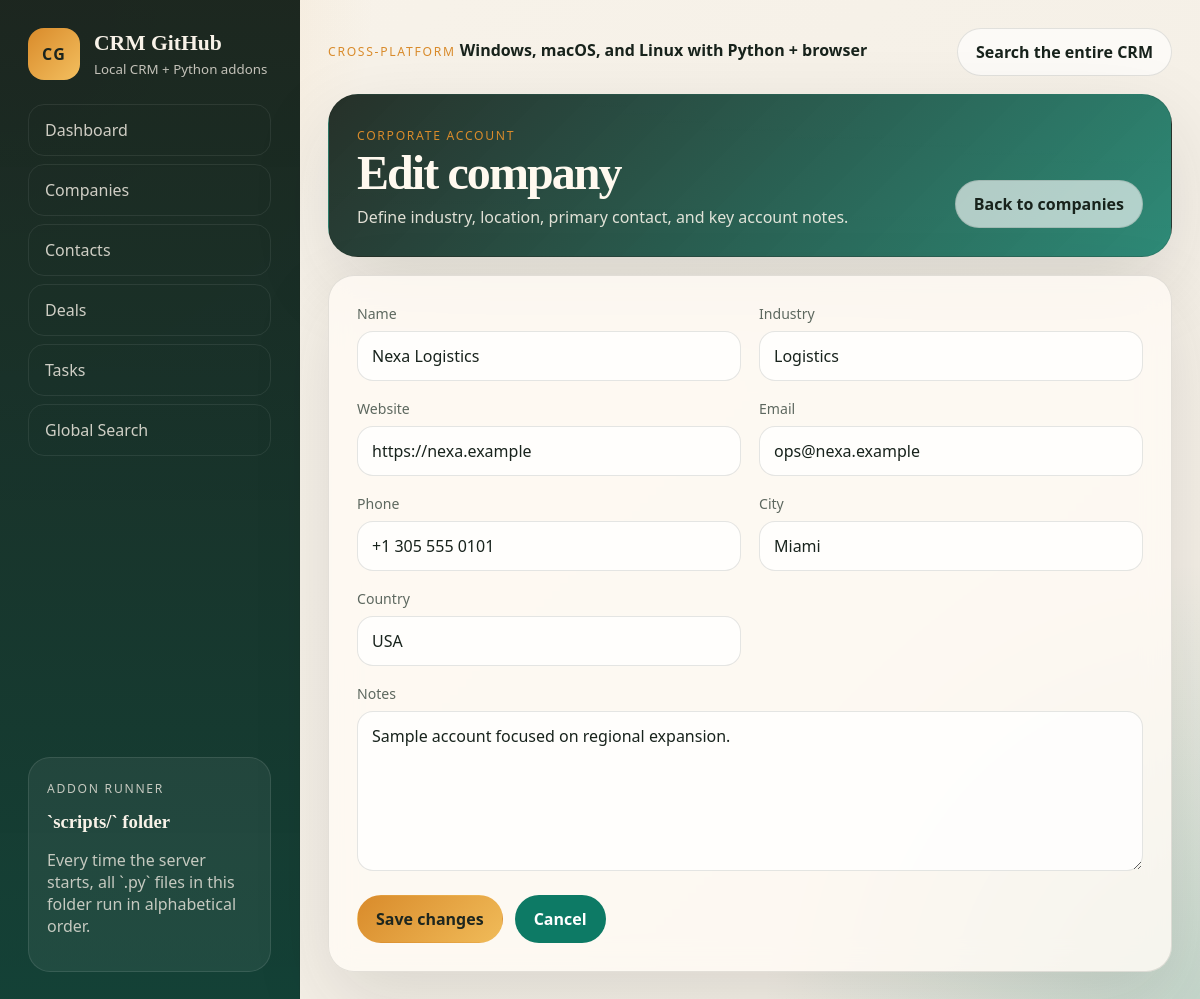
/companies/1/edit, run on the app's committed database.
### tables this page shows
CREATE TABLE companies (
    id INTEGER PRIMARY KEY AUTOINCREMENT,
    name TEXT NOT NULL,
    industry TEXT,
    website TEXT,
    email TEXT,
    phone TEXT,
    city TEXT,
    country TEXT,
    notes TEXT,
    created_at TEXT NOT NULL DEFAULT CURRENT_TIMESTAMP
);

### crm/routes.py (the view, shortened to what this page needs)
@bp.route("/companies/<int:company_id>/edit", methods=["GET", "POST"])
def edit_company(company_id: int):
    company = db.get_company(database_path(), company_id)
    if not company:
        flash("Company does not exist.", "error")
        return redirect(url_for("crm.companies"))
    return render_template("company_form.html", company=company)

### crm/db.py (called while the page is built)
def connect(database_path: str | Path) -> sqlite3.Connection:
    connection = sqlite3.connect(str(database_path))
    connection.row_factory = sqlite3.Row
    connection.execute("PRAGMA foreign_keys = ON")
    return connection

def query_one(database_path: str | Path, sql: str, params: tuple[Any, ...] = ()) -> dict | None:
    with connect(database_path) as connection:
        row = connection.execute(sql, params).fetchone()
    return dict(row) if row else None

def get_company(database_path: str | Path, company_id: int) -> dict | None:
    return query_one(database_path, "SELECT * FROM companies WHERE id = ?", (company_id,))

### crm/routes.py (called while the page is built)
def database_path() -> str:
    return current_app.config["DATABASE"]

### crm/templates/company_form.html (shortened to what this page needs)
{% extends "base.html" %}
{% block hero %}
  <section class="hero-card">
    <div>
      <p class="eyebrow">Corporate account</p>
      <h1>{% if company %}Edit company{% else %}New company{% endif %}</h1>
      <p>Define industry, location, primary contact, and key account notes.</p>
    </div>
    <div class="hero-actions">
      <a class="button ghost" href="{{ url_for('crm.companies') }}">Back to companies</a>
    </div>
  </section>
{% endblock %}
{% block content %}
  <section class="panel form-panel full-span">
    <form class="form-grid" method="post">
      <label class="field">
        <span>Name</span>
        <input type="text" name="name" value="{{ company.name if company else '' }}" required>
      </label>
      <label class="field">
        <span>Industry</span>
        <input type="text" name="industry" value="{{ company.industry if company else '' }}">
      </label>
      <label class="field">
        <span>Website</span>
        <input type="url" name="website" value="{{ company.website if company else '' }}" placeholder="https://">
      </label>
      <label class="field">
        <span>Email</span>
        <input type="email" name="email" value="{{ company.email if company else '' }}">
      </label>
      <label class="field">
        <span>Phone</span>
        <input type="text" name="phone" value="{{ company.phone if company else '' }}">
      </label>
      <label class="field">
        <span>City</span>
        <input type="text" name="city" value="{{ company.city if company else '' }}">
      </label>
      <label class="field">
        <span>Country</span>
        <input type="text" name="country" value="{{ company.country if company else '' }}">
      </label>
      <label class="field full">
        <span>Notes</span>
        <textarea name="notes" rows="6">{{ company.notes if company else '' }}</textarea>
      </label>
      <div class="form-actions full">
        <button class="button primary" type="submit">{% if company %}Save changes{% else %}Create company{% endif %}</button>
        <a class="button secondary" href="{{ url_for('crm.companies') }}">Cancel</a>
      </div>
    </form>
  </section>
{% endblock %}

### crm/static/styles.css (style rules this page uses)
:root { --bg: #f3eee5; --bg-strong: #e7decc; --panel: rgba(255, 251, 245, 0.82); --panel-strong: #fff8ef; --line: rgba(38, 41, 35, 0.12); --ink: #18231c; --muted: #5d685f; --accent: #0d7a65; --accent-strong: #095947; --accent-soft: rgba(13, 122, 101, 0.12); --sun: #d98b2b; --danger: #c45435; --danger-soft: rgba(196, 84, 53, 0.14); --shadow: 0 28px 80px rgba(31, 37, 29, 0.12); }
* { box-sizing: border-box; }
html { scroll-behavior: smooth; }
body { margin: 0; min-height: 100vh; color: var(--ink); font-family: "Avenir Next", "Segoe UI", "Trebuchet MS", sans-serif; background: radial-gradient(circle at top left, rgba(217, 139, 43, 0.22), transparent 24%), radial-gradient(circle at bottom right, rgba(13, 122, 101, 0.2), transparent 28%), linear-gradient(135deg, #f8f3ea, var(--bg)); }
a { color: inherit; text-decoration: none; }
button, input, select, textarea { font: inherit; }
.eyebrow { display: inline-block; margin: 0 0 6px; font-size: 0.76rem; text-transform: uppercase; letter-spacing: 0.14em; color: var(--sun); }
.hero-card { border: 1px solid var(--line); border-radius: 30px; padding: 28px; background: linear-gradient(135deg, rgba(24, 35, 28, 0.94), rgba(13, 122, 101, 0.86)), linear-gradient(180deg, rgba(255, 255, 255, 0.08), transparent); color: #fff9ef; display: flex; justify-content: space-between; align-items: end; gap: 24px; box-shadow: var(--shadow); }
.hero-card h1 { margin: 0 0 10px; font-size: clamp(2rem, 4vw, 3.35rem); line-height: 0.95; letter-spacing: -0.04em; font-family: "Iowan Old Style", "Palatino Linotype", serif; }
.hero-card p:last-child { margin: 0; max-width: 58ch; color: rgba(255, 249, 239, 0.86); }
.hero-actions { display: flex; flex-wrap: wrap; gap: 12px; }
.full-span { grid-column: 1 / -1; }
.panel, .metric-card { border: 1px solid var(--line); border-radius: 26px; background: var(--panel); backdrop-filter: blur(14px); box-shadow: var(--shadow); }
.panel { padding: 22px; }
.button { appearance: none; border: 0; border-radius: 999px; padding: 12px 18px; display: inline-flex; align-items: center; justify-content: center; gap: 8px; font-weight: 700; cursor: pointer; transition: transform 160ms ease, filter 160ms ease, background 160ms ease; }
.button.primary, .button.secondary, .button.ghost, .button.danger { border: 1px solid transparent; }
.button.primary { background: linear-gradient(135deg, var(--sun), #f0bb59); color: #1d261f; }
.button.secondary { background: var(--accent); color: white; }
.button.ghost { background: rgba(255, 255, 255, 0.64); border-color: var(--line); color: var(--ink); }
input[type="search"], input[type="text"], input[type="email"], input[type="url"], input[type="number"], input[type="date"], select, textarea { width: 100%; border: 1px solid var(--line); border-radius: 16px; padding: 13px 14px; background: rgba(255, 255, 255, 0.78); color: var(--ink); }
.form-panel { padding: 28px; }
.form-grid { display: grid; grid-template-columns: repeat(2, minmax(0, 1fr)); gap: 18px; }
.field { display: grid; gap: 8px; }
.field span { font-size: 0.88rem; color: var(--muted); }
.field.full, .form-actions.full { grid-column: 1 / -1; }
textarea { resize: vertical; min-height: 140px; }
.form-actions { display: flex; gap: 12px; flex-wrap: wrap; margin-top: 6px; }

### data on the page
companies: name "Nexa Logistics", industry "Logistics", website "https://nexa.example", email "ops@nexa.example", phone "+1 305 555 0101", city "Miami", country "USA", notes "Sample account focused on regional expansion."

### other printed values
{{ app_name }} "CRM GitHub"
